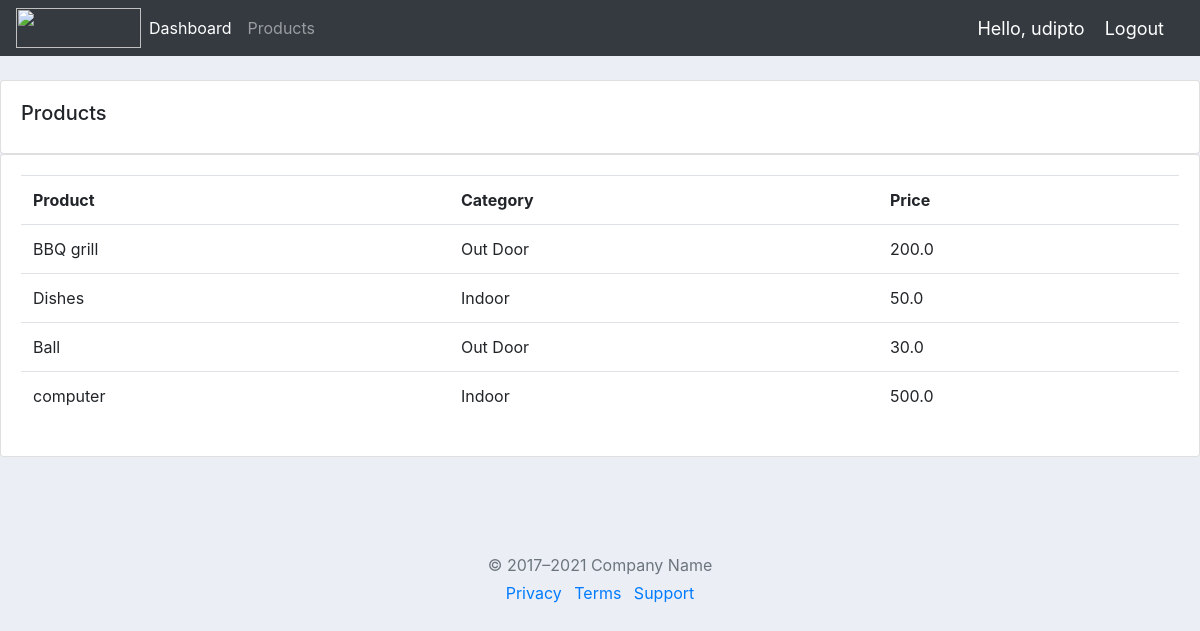
Screenshot of /products/ (signed in) with the database file from the repository.
### accounts/models.py (models this page shows, shortened)
class Product(models.Model):
	CATEGORY = (
			('Indoor', 'Indoor'),
			('Out Door', 'Out Door'),
			)
	name = models.CharField(max_length=200, null=True)
	price = models.FloatField(null=True)
	category = models.CharField(max_length=200, null=True, choices=CATEGORY)
	description = models.CharField(max_length=200, null=True, blank=True)
	date_created = models.DateTimeField(auto_now_add=True, null=True)
	tags = models.ManyToManyField(Tag)

### accounts/views.py (the view)
# urls.py: path('products/', views.products, name='products'),
@login_required(login_url='login')
def products(request):
	products = Product.objects.all()
	return render(request, 'accounts/products.html', {'products':products})

### accounts/templates/accounts/products.html (shortened to what this page needs)
{% extends 'accounts/main.html' %}
{% block content %}
<br>
		<div class="row">
			<div class="col-md">
				<div class="card card-body">
					<h5>Products</h5>
				</div>
				<div class="card card-body">
					<table class="table">
						<tr>
							<th>Product</th>
							<th>Category</th>
							<th>Price</th>
						</tr>
						{% for i in products %}
							<tr>
								<td>{{i.name}}</td>
								<td>{{i.category}}</td>
								<td>{{i.price}}</td>
							</tr>
						{% endfor %}
					</table>
				</div>
			</div>
		</div>
{% endblock%}

### accounts/templates/accounts/navbar.html (shortened to what this page needs)
{% load static %}
<nav class="navbar navbar-expand-lg navbar-dark bg-dark">
 <img src="{% static 'images/logo.png' %}"  width="125" height="40">
  <div class="collapse navbar-collapse" id="navbarNav">
    <ul class="navbar-nav">
      <li class="nav-item active">
        <a class="nav-link" href="{% url 'home' %}">Dashboard</a>
      </li>
      <li class="nav-item">
        <a class="nav-link" href="{% url 'products' %}">Products</a>
      </li>
    </ul>
  </div>
  <span class="hello-msg">Hello, {{request.user}}</span>
  <span ><a  class="hello-msg" href="{% url 'logout' %}">Logout</a></span>
</nav>

### static/css/main.css (style rules this page uses)
body { background-color: #ebeff5; }

### accounts/templates/accounts/navbar.html (style rules this page uses)
.hello-msg { font-size: 18px; color: #fff; margin-right: 20px; }

### rows the page displays
Product: name "BBQ grill", category "Out Door", price "200.0"
Product: name "Dishes", category "Indoor", price "50.0"
Product: name "Ball", category "Out Door", price "30.0"
Product: name "computer", category "Indoor", price "500.0"

### other values shown
{{ request.user }} "udipto"
